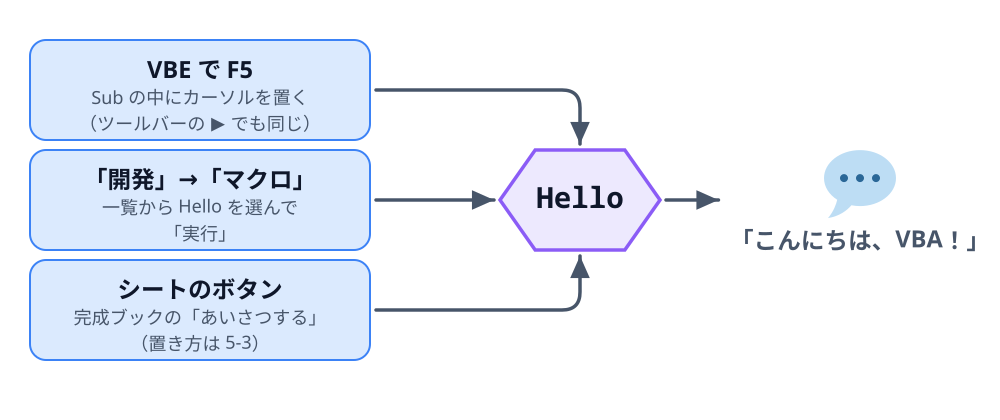

The script that saved this image:
"""Excel でマクロを動かす 3 つの入口。VBE の F5、「開発」→「マクロ」の一覧、シートのボタン。どれも同じ Hello が動く（SOURCE-PATH-GOAL の合流）。"""
import sys
sys.path.insert(0, "/Users/seekseep/.claude/skills/genfig")
from genfig import Canvas

c = Canvas(1000, 420)
ways = [
    (40, "VBE で F5", "Sub の中にカーソルを置く\n（ツールバーの ▶ でも同じ）"),
    (150, "「開発」→「マクロ」", "一覧から Hello を選んで\n「実行」"),
    (260, "シートのボタン", "完成ブックの「あいさつする」\n（置き方は 5-3）"),
]
srcs = []
for y, title, note in ways:
    srcs.append(c.sticky(30, y, 340, 100, color="blue", weight="thin"))
    c.text(200, y + 38, title, scale="label", fill="#0f172a")
    c.text(200, y + 64, note, scale="caption")
hello = c.hexagon(500, 150, 160, 100, color="purple")
c.text(580, 208, "Hello", scale="heading", font="technical")
msg = c.node(860, 200, "「こんにちは、VBA！」", emoji_cp="1f4ac", w=100, h=80, label_scale="label")   # 💬
c.link((srcs[0], "e"), (hello, "n"), route="elbow")
c.link((srcs[1], "e"), (hello, "w"))
c.link((srcs[2], "e"), (hello, "s"), route="elbow")
c.link(hello, msg)
c.save("02-run-three-ways.svg")
